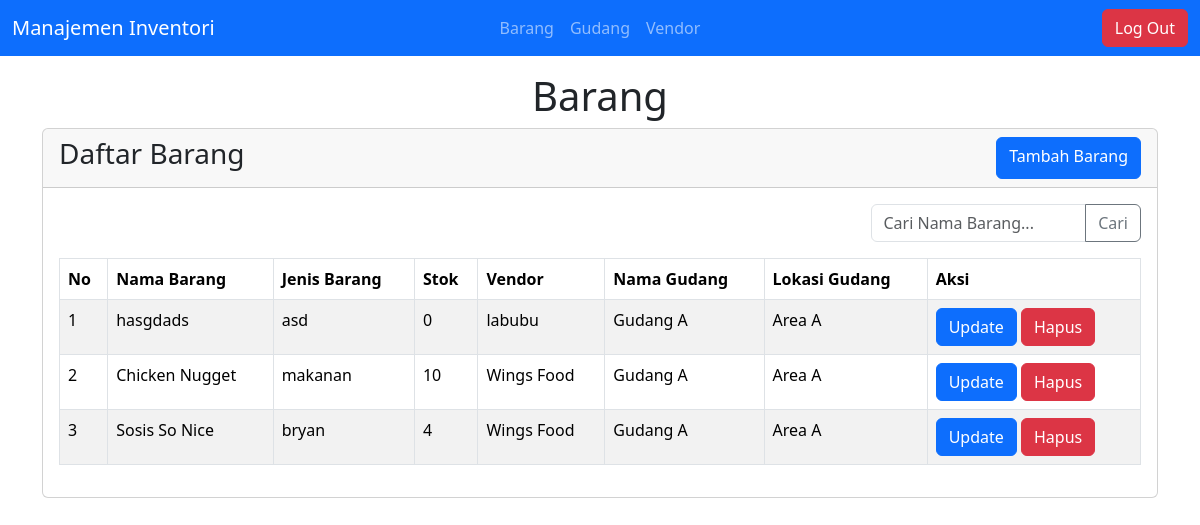
Screenshot of /views/barang/kelola_barang.php (signed in) with the database file from the repository.
### tables this page shows
CREATE TABLE `barang` (
  `id_barang` int(8) NOT NULL,
  `nama_barang` varchar(30) NOT NULL,
  `jenis_barang` varchar(30) NOT NULL,
  `lokasi_gudang` varchar(25) NOT NULL,
  `barcode` int(8) NOT NULL,
  `stok` int(2) NOT NULL
);

CREATE TABLE `vendor` (
  `nama_barang` varchar(30) NOT NULL,
  `nama_vendor` varchar(30) NOT NULL,
  `nomor_invoice` int(8) NOT NULL,
  `kontak` int(8) NOT NULL
);

CREATE TABLE `gudang` (
  `lokasi_gudang` varchar(25) NOT NULL,
  `nama_gudang` varchar(30) NOT NULL
);

### views/barang/kelola_barang.php (the view, shortened to what this page needs)
<?php
require_once '../../koneksi.php';
$sql = "SELECT barang.*,
        vendor.nama_vendor,
        gudang.nama_gudang
        FROM barang
        JOIN vendor ON vendor.nama_barang = barang.nama_barang
        JOIN gudang ON gudang.lokasi_gudang = barang.lokasi_gudang
";
$stmt = $conn->prepare($sql);
if(!$stmt->execute()) {
    echo "Gagal mengambil data";
    exit;
}
$result = $stmt->get_result();
?>
<?php  require_once '../layout/header.php';?>
<section class="pt-3" id="content">
    <div class="container">
        <div class="row">
            <div class="col">
                <h1 class="text-center">Barang</h1>
            </div>
        </div>
        <div class="row">
            <div class="col-12">
                <div class="card">
                    <div class="card-header d-flex justify-content-between">
                        <h3>Daftar Barang</h3>
                        <a href="pilih_vendor.php" class="btn btn-primary">Tambah Barang</a>
                    </div>
                    <div class="card-body">
                        <form action="" method="get">
                            <div class="col-12 input-group mb-3 w-25 float-end">
                                <input type="text" name="s" class="form-control" placeholder="Cari Nama Barang..." <?php if(isset($_GET['s']) && !empty($_GET['s'])) echo 'value="'. $_GET['s'] .'"'; ?> maxlength="30">
                                <button type="submit" class="btn btn-outline-secondary">Cari</button>
                            </div>
                        </form>
                        <div class="col-12 table-responsive">
                            <table class="table table-striped table-bordered table-hover">
                                <thead>
                                    <tr>
                                        <th scope="col">No</th>
                                        <th scope="col">Nama Barang</th>
                                        <th scope="col">Jenis Barang</th>
                                        <th scope="col">Stok</th>
                                        <th scope="col">Vendor</th>
                                        <th scope="col">Nama Gudang</th>
                                        <th scope="col">Lokasi Gudang</th>
                                        <th scope="col">Aksi</th>
                                    </tr>
                                </thead>
                                <tbody>
                                <?php $i = 1 ?>
                                <?php if(!isset($_GET['s']) || empty($_GET['s'])) : ?>
                                    <?php while($row = $result->fetch_assoc()) : ?>
                                    <tr>
                                        <td><?= $i ?></td>
                                        <td><?= $row['nama_barang'] ?></td>
                                        <td><?= $row['jenis_barang'] ?></td>
                                        <td><?= $row['stok'] ?></td>
                                        <td><?= $row['nama_vendor'] ?></td>
                                        <td><?= $row['nama_gudang'] ?></td>
                                        <td><?= $row['lokasi_gudang'] ?></td>
                                        <td>
                                            <a href="update_barang.php?id_barang=<?= $row['id_barang'] ?>" class="btn btn-primary">Update</a>
                                            <a href="../../system/crud/crud_barang.php?act=delete&id_barang=<?= $row['id_barang'] ?>" class="btn btn-danger" onclick="return confirm('Anda Yakin?');">Hapus</a>
                                        </td>
                                    </tr>
                                    <?php $i++; ?>
                                    <?php endwhile; ?>
                                <?php endif; ?>
                                </tbody>
                            </table>
                        </div>
                    </div>
                </div>
            </div>
        </div>
    </div>
</section>
<?php  require_once '../layout/footer.php';?>

### views/layout/header.php (shortened to what this page needs)
<!DOCTYPE html>
<html lang="en">
<head>
    <link rel="stylesheet" href="../../bootstrap-5.3.3/css/bootstrap.min.css">
</head>
<body>
    <nav class="navbar navbar-dark navbar-expand-lg bg-primary" aria-label="Thirteenth navbar example">
        <div class="container-fluid">
            <div class="collapse navbar-collapse d-lg-flex" id="navbarsExample11">
                <a class="navbar-brand col-lg-3 me-0" href="#">Manajemen Inventori</a>
                <ul class="navbar-nav col-lg-6 justify-content-lg-center">
                    <li class="nav-item">
                        <a class="nav-link" href="../barang/kelola_barang.php">Barang</a>
                    </li>
                    <li class="nav-item">
                        <a class="nav-link" href="../gudang/kelola_gudang.php">Gudang</a>
                    </li>
                    <li class="nav-item">
                        <a class="nav-link" href="../vendor/kelola_vendor.php">Vendor</a>
                    </li>
                </ul>
                <div class="d-lg-flex col-lg-3 justify-content-lg-end">
                    <a class="btn btn-danger" href="../../system/logout/logout.php" onclick="return confirm('Anda Yakin?');">Log Out</a>
                </div>
            </div>
        </div>
    </nav>

### views/layout/footer.php (shortened to what this page needs)
</body>
</html>

### rows the page displays
barang: nama_barang "hasgdads", jenis_barang "asd", stok "0", nama_barang.nama_vendor "labubu", lokasi_gudang.nama_gudang "Gudang A", lokasi_gudang "Area A"
barang: nama_barang "Chicken Nugget", jenis_barang "makanan", stok "10", nama_barang.nama_vendor "Wings Food", lokasi_gudang.nama_gudang "Gudang A", lokasi_gudang "Area A"
barang: nama_barang "Sosis So Nice", jenis_barang "bryan", stok "4", nama_barang.nama_vendor "Wings Food", lokasi_gudang.nama_gudang "Gudang A", lokasi_gudang "Area A"
